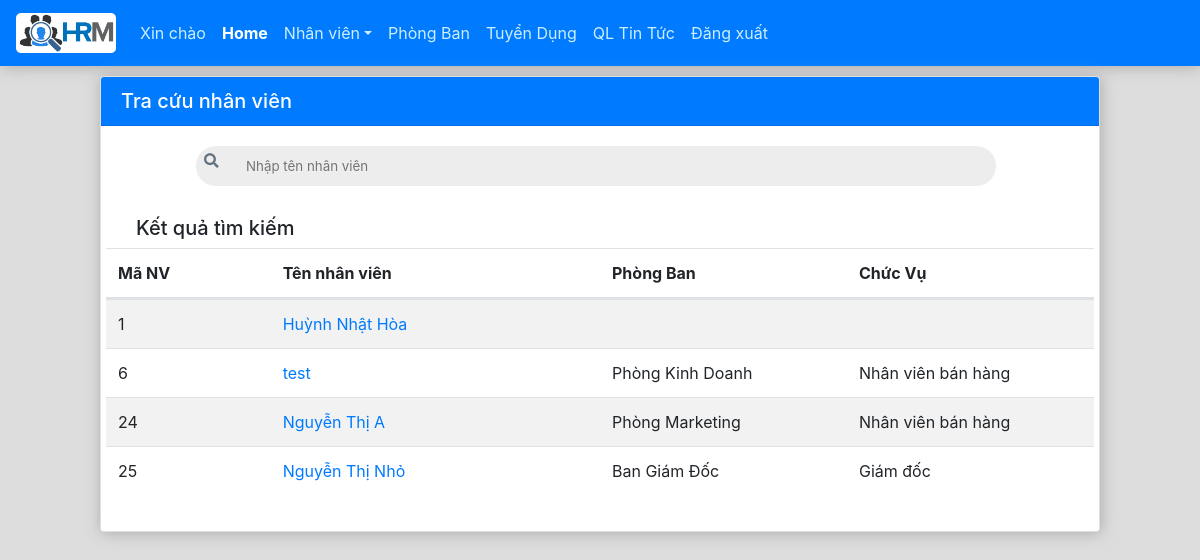
Page /view/timnhanvien.php (signed in) on the earlier database version.
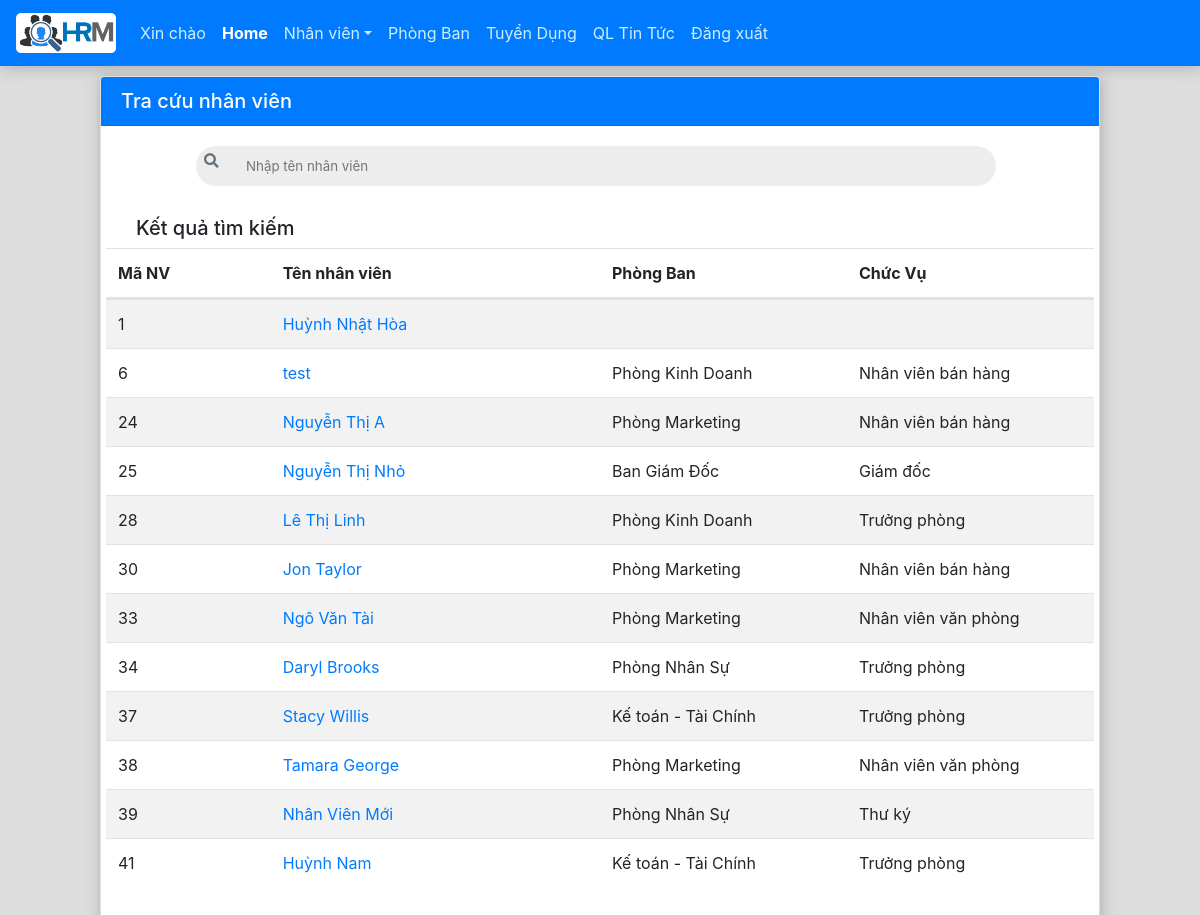
Same page on the later database version.
### tables this page shows
CREATE TABLE `nhanvien` (
  `manv` int(10) NOT NULL,
  `hoten` varchar(50) NOT NULL,
  `ngaysinh` date NOT NULL,
  `gioitinh` enum('m','f') NOT NULL,
  `diachi` varchar(100) NOT NULL,
  `sdt` int(11) DEFAULT NULL,
  `macv` int(10) DEFAULT NULL,
  `mapb` int(10) DEFAULT NULL,
  `thanhtich` enum('0','1','2','3') NOT NULL DEFAULT '0',
  `role` int(1) NOT NULL DEFAULT '1',
  `password` varchar(50) NOT NULL,
  `avatar` varchar(50) DEFAULT 'images/nhanvien/avatar.png'
);

### database/database.php (called while the page is built, shortened)
<?php
    class database
    {
        var $host = 'localhost';
        var $userdb = 'root';
        var $passworddb = '';
        var $database = 'hrm_web';
        var $conn = "";
        var $_sql = "";
        function __construct()
        {
            $this->conn = mysqli_connect($this->host,$this->userdb,$this->passworddb,$this->database) or die ('Cannot connect to server');
            mysqli_query($this->conn,"SET NAME 'UTF8'");
            mysqli_set_charset($this->conn,"utf8");
        }
        public function setQuery($sql)
        {
            $this->_sql = $sql;
        }
        public function countRows()
        {
            $query = mysqli_query($this->conn,$this->_sql);
            $result = mysqli_num_rows($query);
            return $result;
        }
        public function loadRowArray()
        {
            $query = mysqli_query($this->conn,$this->_sql);
            return $row = mysqli_fetch_all($query);
        }
    }
?>

### controller/c_nhanvien.php (called while the page is built, shortened)
<?php
    include("../model/m_nhanvien.php");
    class nhanvien_controller
    {
        public function showNhanVien()
        {
            $truyvan = new truyvannhanvien();
            $truyvan->selectNhanVien();
            return $truyvan->row;
        }
    }
?>

### model/m_nhanvien.php (called while the page is built, shortened)
<?php
    include("../database/database.php");
    class truyvannhanvien extends database
    {
        public function selectNhanVien()
        {
            $sql = "SELECT * FROM `nhanvien`";
            $this->row = $this->loadRowArray();
            $this->num_rows = $this->countRows();
        }
    }
?>

### view/timnhanvien.php (the view, shortened to what this page needs)
<?php
    include("../controller/c_nhanvien.php");
    $nhanvien = new nhanvien_controller();
?>
<!DOCTYPE html>
<html lang="en">
<head>
    <link rel="stylesheet" href="fontawesome-free-5.5.0-web/css/all.css" type="text/css">
    <link rel="stylesheet" type="text/css" href="bootstrap/css/bootstrap.css">
    <link rel="stylesheet" type="text/css" href="css/home.css" />
    <link rel="stylesheet" href="css/timnhanvien.css" type="text/css">
</head>
<body>
    <?php include("navbar.php"); ?>
    <div class="container-fluid">
        <div class="row justify-content-center">
            <div class="card card-timnhanvien">
                <h5 class="card-header bg-primary">
                    Tra cứu nhân viên
                </h5>
                <div class="card-body">
                    <div class="row">
                        <div class="box">
                            <div class="container-1">
                                <a href="#" class="icon"><i class="fa fa-search"></i></a>
                                <input type="search" id="search" placeholder="Nhập tên nhân viên" />
                            </div>
                        </div>
                    </div>
                    <div class="row">
                        <h5>Kết quả tìm kiếm</h5>
                    </div>
                    <div class="row">
                    <table id="table-tuyendung" class="table table-striped">
                            <thead>
                                <tr class="d-flex">
                                    <th class="col-2">Mã NV</th>
                                    <th class="col-4">Tên nhân viên</th>
                                    <th class="col-3">Phòng Ban</th>
                                    <th class="col-3">Chức Vụ</th>
                                </tr>
                            </thead>
                            <tbody id="mybodytable">
                                <?php
                                    $row = $nhanvien->showNhanVien();
                                    foreach($row as $value)
                                    {
                                        ?>
                                        <tr class="d-flex">
                                            <td class="col-2"><?= $value['0']; ?></td>
                                            <td class="col-4"><a href="infonhanvien.php?id=<?= $value['0']; ?>" target="_blank"><?= $value['1']; ?></a></td>
                                            <td class="col-3">
                                                <?php
                                                if($value['7']==1)  {echo "Phòng Marketing";}
                                                if($value['7']==2)  {echo "Kế toán - Tài Chính";}
                                                if($value['7']==3)  {echo "Phòng Kinh Doanh";}
                                                if($value['7']==4)  {echo "Phòng Nhân Sự";}
                                                if($value['7']==6)  {echo "Ban Giám Đốc";}
                                                ?>
                                            </td>
                                            <td class="col-3">
                                                <?php
                                                if($value['6']==1)  {echo "Nhân viên văn phòng";}
                                                if($value['6']==2)  {echo "Nhân viên bán hàng";}
                                                if($value['6']==3)  {echo "Trưởng phòng";}
                                                if($value['6']==4)  {echo "Thư ký";}
                                                if($value['6']==6)  {echo "Giám đốc";}
                                                ?>
                                            </td>
                                        </tr>
                                        <?php
                                    }
                                ?>
                            </tbody>
                        </table>
                    </div>
                </div>
            </div>
        </div>
    </div>
</body>
</html>

### view/navbar.php (shortened to what this page needs)
<nav class="navbar navbar-expand-md navbar-light bg-primary">
    <a class="navbar-brand" href="home.php"><img src="images/logobar.png" width="100" height="40"></a>
    <div class="collapse navbar-collapse" id="collapsibleNavId">
        <ul class="navbar-nav mr-auto mt-2 mt-lg-0">
            <li class="nav-item username">
                <a class="nav-link" href="#">Xin chào <?php echo $_SESSION['username'];?></a>
            </li>
            <li class="nav-item active">
                <a class="nav-link" href="home.php">Home <span class="sr-only">(current)</span></a>
            </li>
            <li class="nav-item dropdown">
                <a class="nav-link dropdown-toggle" href="#" id="dropdownId" data-toggle="dropdown" aria-haspopup="true"
                    aria-expanded="false">Nhân viên</a>
            </li>
            <li class="nav-item">
                <a class="nav-link" href="quanliphongban.php">Phòng Ban</a>
            </li>
            <li class="nav-item">
                <a class="nav-link" href="tuyendung.php">Tuyển Dụng</a>
            </li>
            <li class="nav-item">
                <a class="nav-link" href="qltintuc.php">QL Tin Tức</a>
            </li>
            <li class="nav-item">
                <a class="nav-link" href="logout.php">Đăng xuất</a>
            </li>
        </ul>
    </div>
</nav>

### view/css/home.css (style rules this page uses)
* { margin: 0; padding: 0; }
body { background-color: #dddddd; }
input { color: black; }
nav { box-shadow: 1px 1px 15px 0px #aaaaaa; }
.active { font-weight: 700; }
.navbar-nav > li > a { color: #cceeff !important; }
.navbar-nav .active > a { color: white !important; }
#carouselExampleIndicators, .card { margin: 20px 10px; box-shadow: 1px 1px 15px 0px #aaaaaa; }

### view/css/timnhanvien.css (style rules this page uses)
.card-timnhanvien .card-header { color: white; }
.card-timnhanvien { width: 1000px; margin: 10px auto; box-shadow: 1px 1px 15px 0px #aaaaaa; }
.container-1 { width: 800px; margin-left: 90px; vertical-align: middle; white-space: nowrap; position: relative; }
.container-1 input#search { width: 100%; height: 40px; background: #EDEDED; border: none; font-size: 10pt; float: left; color: black; padding-left: 50px; border-radius: 25px; outline: none; }
.container-1 .icon { position: absolute; top: 4px; left: 8px; z-index: 1; color: #63717f; font-size: 11pt; border: none; }
.card-body h5 { margin-top: 30px; margin-left: 30px; }

Differences in the rows shown:
added nhanvien: manv "28", hoten "Lê Thị Linh", shows "Phòng Kinh Doanh", shows "Trưởng phòng"
added nhanvien: manv "30", hoten "Jon Taylor", shows "Phòng Marketing", shows "Nhân viên bán hàng"
added nhanvien: manv "33", hoten "Ngô Văn Tài", shows "Phòng Marketing", shows "Nhân viên văn phòng"
added nhanvien: manv "34", hoten "Daryl Brooks", shows "Phòng Nhân Sự", shows "Trưởng phòng"
added nhanvien: manv "37", hoten "Stacy Willis", shows "Kế toán - Tài Chính", shows "Trưởng phòng"
added nhanvien: manv "38", hoten "Tamara George", shows "Phòng Marketing", shows "Nhân viên văn phòng"
added nhanvien: manv "39", hoten "Nhân Viên Mới", shows "Phòng Nhân Sự", shows "Thư ký"
added nhanvien: manv "41", hoten "Huỳnh Nam", shows "Kế toán - Tài Chính", shows "Trưởng phòng"
